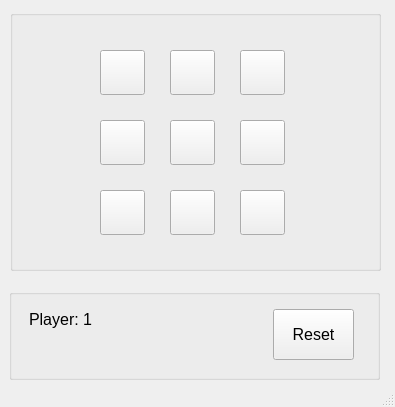
<?xml version="1.0" encoding="UTF-8"?>
<ui version="4.0">
 <class>MainWindow</class>
 <widget class="QMainWindow" name="MainWindow">
  <property name="geometry">
   <rect>
    <x>0</x>
    <y>0</y>
    <width>395</width>
    <height>407</height>
   </rect>
  </property>
  <property name="font">
   <font>
    <pointsize>12</pointsize>
   </font>
  </property>
  <property name="windowTitle">
   <string>MainWindow</string>
  </property>
  <widget class="QWidget" name="centralwidget">
   <widget class="QGroupBox" name="groupBox">
    <property name="geometry">
     <rect>
      <x>10</x>
      <y>10</y>
      <width>371</width>
      <height>261</height>
     </rect>
    </property>
    <property name="layoutDirection">
     <enum>Qt::LeftToRight</enum>
    </property>
    <property name="title">
     <string/>
    </property>
    <property name="alignment">
     <set>Qt::AlignCenter</set>
    </property>
    <widget class="QPushButton" name="box1">
     <property name="geometry">
      <rect>
       <x>90</x>
       <y>40</y>
       <width>45</width>
       <height>45</height>
      </rect>
     </property>
     <property name="autoFillBackground">
      <bool>false</bool>
     </property>
     <property name="text">
      <string/>
     </property>
    </widget>
    <widget class="QPushButton" name="box2">
     <property name="geometry">
      <rect>
       <x>160</x>
       <y>40</y>
       <width>45</width>
       <height>45</height>
      </rect>
     </property>
     <property name="autoFillBackground">
      <bool>false</bool>
     </property>
     <property name="text">
      <string/>
     </property>
    </widget>
    <widget class="QPushButton" name="box3">
     <property name="geometry">
      <rect>
       <x>230</x>
       <y>40</y>
       <width>45</width>
       <height>45</height>
      </rect>
     </property>
     <property name="autoFillBackground">
      <bool>false</bool>
     </property>
     <property name="text">
      <string/>
     </property>
    </widget>
    <widget class="QPushButton" name="box4">
     <property name="geometry">
      <rect>
       <x>90</x>
       <y>110</y>
       <width>45</width>
       <height>45</height>
      </rect>
     </property>
     <property name="autoFillBackground">
      <bool>false</bool>
     </property>
     <property name="text">
      <string/>
     </property>
    </widget>
    <widget class="QPushButton" name="box5">
     <property name="geometry">
      <rect>
       <x>160</x>
       <y>110</y>
       <width>45</width>
       <height>45</height>
      </rect>
     </property>
     <property name="autoFillBackground">
      <bool>false</bool>
     </property>
     <property name="text">
      <string/>
     </property>
    </widget>
    <widget class="QPushButton" name="box6">
     <property name="geometry">
      <rect>
       <x>230</x>
       <y>110</y>
       <width>45</width>
       <height>45</height>
      </rect>
     </property>
     <property name="autoFillBackground">
      <bool>false</bool>
     </property>
     <property name="text">
      <string/>
     </property>
    </widget>
    <widget class="QPushButton" name="box7">
     <property name="geometry">
      <rect>
       <x>90</x>
       <y>180</y>
       <width>45</width>
       <height>45</height>
      </rect>
     </property>
     <property name="autoFillBackground">
      <bool>false</bool>
     </property>
     <property name="text">
      <string/>
     </property>
    </widget>
    <widget class="QPushButton" name="box8">
     <property name="geometry">
      <rect>
       <x>160</x>
       <y>180</y>
       <width>45</width>
       <height>45</height>
      </rect>
     </property>
     <property name="autoFillBackground">
      <bool>false</bool>
     </property>
     <property name="text">
      <string/>
     </property>
    </widget>
    <widget class="QPushButton" name="box9">
     <property name="geometry">
      <rect>
       <x>230</x>
       <y>180</y>
       <width>45</width>
       <height>45</height>
      </rect>
     </property>
     <property name="autoFillBackground">
      <bool>false</bool>
     </property>
     <property name="text">
      <string/>
     </property>
    </widget>
   </widget>
   <widget class="QGroupBox" name="groupBox2">
    <property name="geometry">
     <rect>
      <x>9</x>
      <y>289</y>
      <width>371</width>
      <height>91</height>
     </rect>
    </property>
    <property name="title">
     <string/>
    </property>
    <widget class="QLabel" name="labelPlayer">
     <property name="geometry">
      <rect>
       <x>20</x>
       <y>20</y>
       <width>71</width>
       <height>21</height>
      </rect>
     </property>
     <property name="text">
      <string>Player: 1</string>
     </property>
    </widget>
    <widget class="QLabel" name="labelWinner">
     <property name="geometry">
      <rect>
       <x>20</x>
       <y>50</y>
       <width>211</width>
       <height>21</height>
      </rect>
     </property>
     <property name="text">
      <string/>
     </property>
    </widget>
    <widget class="QPushButton" name="buttonReset">
     <property name="geometry">
      <rect>
       <x>264</x>
       <y>20</y>
       <width>81</width>
       <height>51</height>
      </rect>
     </property>
     <property name="text">
      <string>Reset</string>
     </property>
    </widget>
   </widget>
  </widget>
  <widget class="QStatusBar" name="statusbar"/>
 </widget>
 <resources/>
 <connections/>
</ui>
